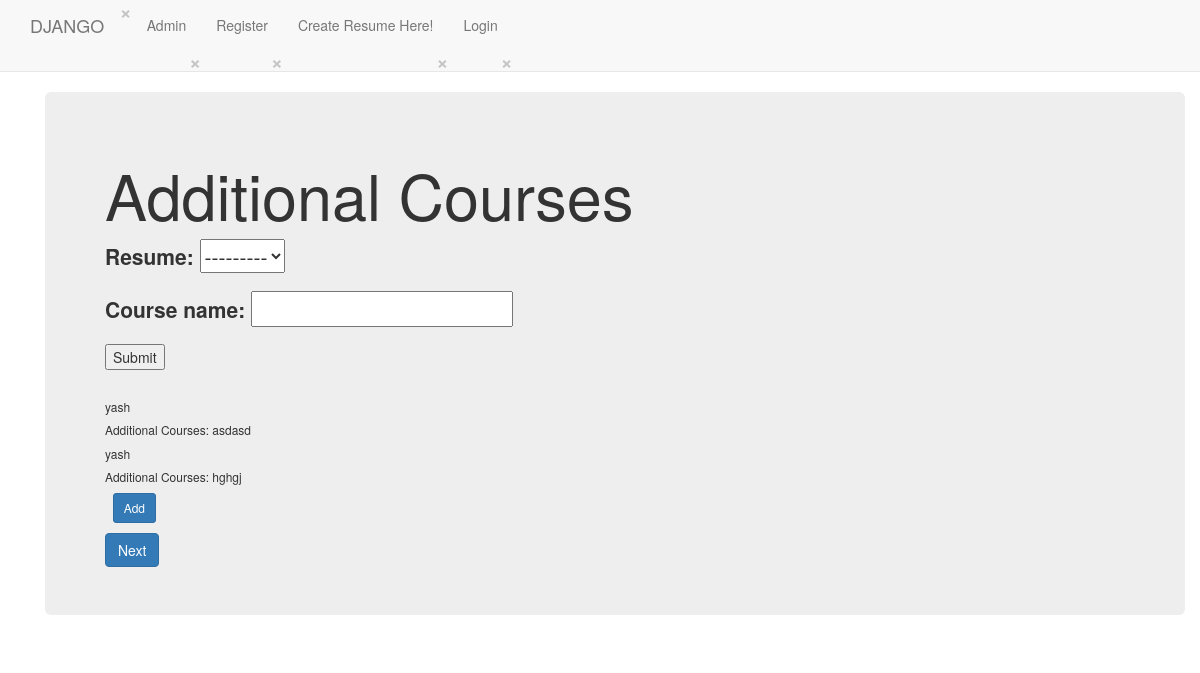
The page /dappx/additional/ on the database as committed earlier.
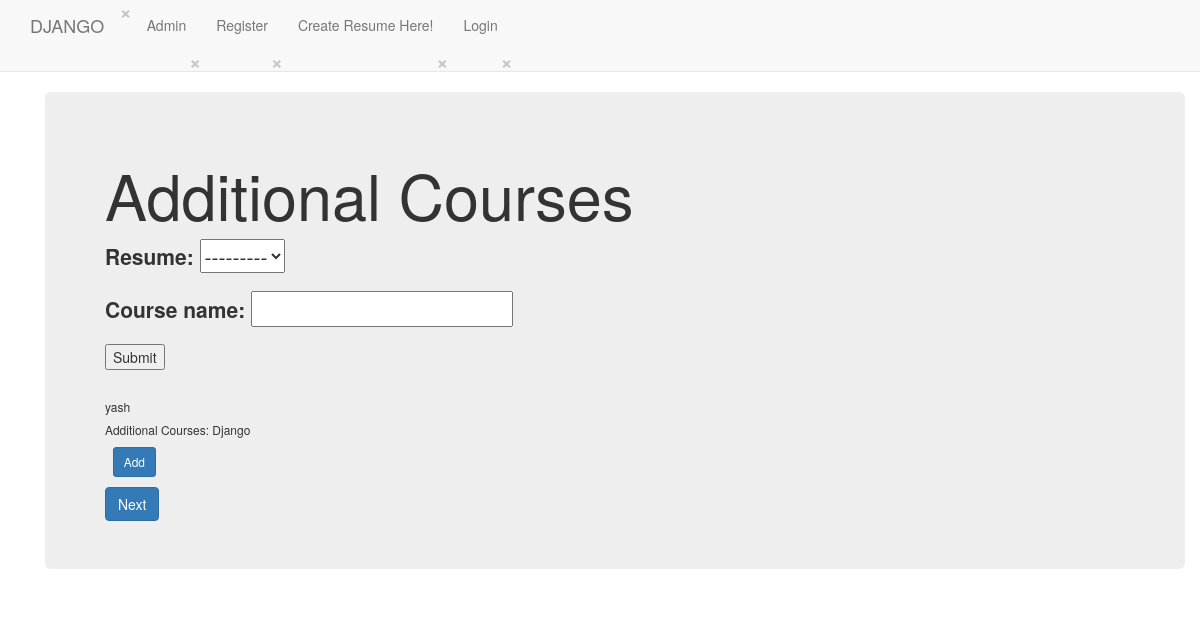
The same page on the database as committed later.
### dappx/models.py (models this page shows)
class Additional_courses(models.Model):
    resume = models.ForeignKey(Resume, on_delete=models.CASCADE, blank=True)
    course_name = models.CharField(max_length=5000, blank=True)

class Resume(models.Model):
    name = models.CharField(max_length=255)
    created_at = models.DateTimeField(auto_now_add=True, editable=False)
    updated_at = models.DateTimeField(auto_now=True)
    user = models.ForeignKey(User, on_delete=models.CASCADE, blank=True)
    def __str__(self):
        return self.name

### dappx/views.py (the view, shortened to what this page needs)
class Additional_coursesView(TemplateView):
    template_name = 'dappx/additional_courses.html'
    def get(self, request):
        form = Additional_coursesForm()
        qs = Additional_courses.objects.all()
        args = {'form': form, 'qs': qs}
        return render(request, self.template_name, args)

### dappx/forms.py
class Additional_coursesForm(forms.ModelForm):
    course_name = forms.CharField()
    class Meta:
        model = Additional_courses
        fields = "__all__"

### templates/dappx/additional_courses.html (shortened to what this page needs)
{% extends "dappx/base.html" %}
{% load static %}
{% block body_block %}
<div class="container">
    <div class="jumbotron">
        <h1>Additional Courses</h1>
        <form method="post">
            {{ form.as_p }}
            <input type="submit" value="Submit">
        </form><br>
        {% for q in qs %}
        <h6>{{ q.resume }}</h6>
        <h6>Additional Courses: {{ q.course_name }}</h6>
        {% endfor %}
        <span onclick="newElement()" class="addBtn"> &nbsp; <Button class="btn btn-primary btn-sm">Add</Button></span>
        <a class="btn btn-primary" href="/dappx/internship">Next</a>
    </div>
</div>
{% endblock %}

Rows that differ between the two databases and show on the page:
removed Additional_courses: resume "yash", course_name "asdasd"
removed Additional_courses: resume "yash", course_name "hghgj"
added Additional_courses: resume "yash", course_name "Django"
